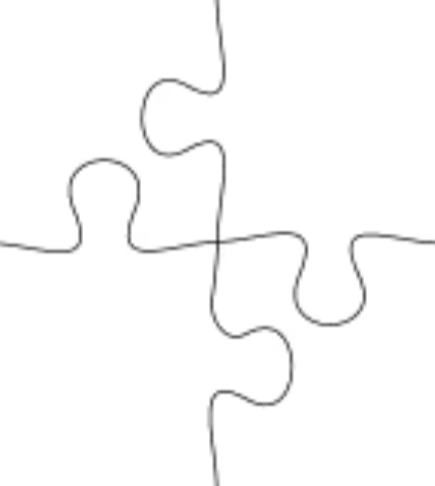
#> input picture media/puzzles/jigsaw/j4.png, 435 x 486 px
$ python -i puzzle_solver.py   (imports and definitions only)
#> lines starting #> are read from the running program, lines starting #| are printed output that depends on the picture; after the words box and inside, x2 and y2 are one past the last pixel; in counts of white or black regions, pixels touching at a corner belong together
#> further down, picture is the input picture: shape (486, 435, 3); min 46, max 255, mean 251.2
#> (reads configs/config.json from the repository)
### src/robot_control.py
'''
turns the moves computed by puzzle_solver.process_frame() (translation/rotation
per piece, in rectified-image pixel coordinates) into URScript pick/place
sequences and runs them via the Gripper black boxes.

pixel -> robot-frame XY now comes from the affine matrix fitted in
calibrate_static.py (configs/config.json's "pixel_to_robot_affine"), not
from hand-measured table geometry. See calibrate_static.py for how that
matrix is produced.
'''

import json
import os
import sys
sys.path.insert(0, os.path.dirname(os.path.dirname(os.path.abspath(__file__))))

from const import *

import numpy as np
import cv2

from rtde_receive import RTDEReceiveInterface

import time

import matplotlib.pyplot as plt

from configs.robot import (
    PICK_Z_M,
    PLACE_Z_M,
    SAFE_Z_M,
    TOOL_ORIENTATION_RV,
    JOINT_LIMITS_RAD
)

from const import CONFIG_PATH, SIMULATION, ROBOT_MESSAGE_TYPE
from gripper_api import Gripper
from robot_message_send import robot_message_send


# [63 lines left out: functions find_safe_wrist3, compose_rotation_rv, pixel_to_robot_xy, not called in this run]


def robot_delta_to_pixel_delta(dx_m, dy_m, affine):
    '''
    inverse of pixel_to_robot_xy, for a translation rather than a point:
    given a robot base-frame displacement (m), return the equivalent
    displacement in rectified pixels. Only the affine's 2x2 linear
    submatrix matters for a delta (its constant offset column only applies
    to absolute points) -- used by main.plot_moves to preview
    const.ASSEMBLY_OFFSET_M in the same pixel frame as the rest of the
    debug plot.
    '''
    linear = affine[:, :2]
    dpx, dpy = np.linalg.inv(linear) @ np.array([dx_m, dy_m])
    return float(dpx), float(dpy)


def _pose(x, y, z, rv=None):
    rx, ry, rz = rv if rv is not None else TOOL_ORIENTATION_RV
    return f"p[{x:.4f}, {y:.4f}, {z:.4f}, {rx:.4f}, {ry:.4f}, {rz:.4f}]"

# [154 lines left out: functions build_pick_place_script, execute_move, execute_moves, go_to_pose_camera_capture, go_to_pose_ready, wait_until_robot_stopped, not called in this run]

### media/puzzles/jigsaw/puzzle_solver.py
import json

import cv2
import numpy as np

import robot_control
from const import *

# ---------------------------------------------------------------------------
# Shared geometry helpers
# ---------------------------------------------------------------------------

def piece_orientation(cnt):
    '''
    determine a jigsaw piece's rotation, in [-pi, pi), from its minimum-area
    bounding rectangle rather than an inertia-tensor PCA axis (as used for
    the "wiggly" puzzle type -- see media/puzzles/wiggly/puzzle_solver.py's
    principal_angle). Standard jigsaw pieces are near-square with small
    tab/blank perturbations on each side; PCA on the mass distribution can
    be unstable for this shape family -- a tab on one side and a blank on
    the opposite side partially cancel in the inertia tensor, and a
    near-square piece doesn't have the strongly elongated principal axis
    PCA needs to be well-conditioned. minAreaRect instead fits directly to
    the piece's dominant square body, which stays stable regardless of
    where its tabs/blanks happen to be.

    cnt must be centroid-relative (mean-subtracted), matching the
    convention used everywhere else in this module.

    minAreaRect's angle is only defined mod 90 degrees (an axis-aligned
    square looks identical rotated by any multiple of 90). The correct one
    of the 4 candidate quadrant rotations is resolved by picking whichever
    one points the piece's single farthest-from-center point (almost
    always the tip of its most prominent tab) closest to +x. This is an
    arbitrary choice of "zero rotation" for a given piece shape, but a
    *reproducible* one -- which is all a reference_angle zero-point needs
    to be, since rotation_delta_rad is always a difference between two
    calls of this same function (see match_and_align).
    '''
    rect = cv2.minAreaRect(cnt.astype(np.float32))
    base_angle = np.deg2rad(rect[-1])
    candidates = [base_angle + k * (np.pi / 2) for k in range(4)]

    farthest = cnt[np.argmax(np.linalg.norm(cnt, axis=1))]
    farthest_angle = np.arctan2(farthest[1], farthest[0])

    def ang_diff(a, b):
        return abs((a - b + np.pi) % (2 * np.pi) - np.pi)

    best = min(candidates, key=lambda c: ang_diff(farthest_angle, c))
    return (best + np.pi) % (2 * np.pi) - np.pi


def classify_piece_edges(cnt, flat_thresh_ratio=0.06):
    '''
    classify each of a piece's 4 sides -- in minAreaRect box-corner order
    -- as "tab" (bulges outward past the piece's dominant square body),
    "blank" (notches inward), or "flat" (an unmodified outer
    puzzle-boundary edge, no interlock). This is the genuinely
    jigsaw-specific signature: unlike a generic wiggly region, a real
    jigsaw piece's identity is defined by which of its 4 sides interlock
    and how, not just its overall silhouette.

    Every contour point is assigned to whichever side's outward-normal
    direction (from the box center) its own angular position is closest
    to -- a robust partition into 4 "pie slices" that works even for the
    large, round tabs typical of real jigsaw pieces (a linear projection
    onto each side's segment, windowed by position along it, was tried
    first and broke down here: a big tab's points can satisfy a
    neighboring side's window too, without a proximity/angle check to
    keep them separated).

    flat_thresh_ratio: how far (relative to the box's average side length)
    a side's contour must bulge/notch to count as a tab/blank rather than
    noise/flat. Tune up if flat edges are being misread as shallow
    tabs/blanks; down if real tabs/blanks aren't being detected.

    Returns a list of 4 strings; edges[i] is the side between
    cv2.boxPoints(cv2.minAreaRect(cnt))[i] and [(i + 1) % 4].
    '''
    rect = cv2.minAreaRect(cnt.astype(np.float32))
    box_center = np.array(rect[0], dtype=np.float64)
    box = cv2.boxPoints(rect).astype(np.float64)
    side_len = np.mean([np.linalg.norm(box[(i + 1) % 4] - box[i]) for i in range(4)])
    thresh = flat_thresh_ratio * side_len

    def ang_diff(a, b):
        return np.abs((a - b + np.pi) % (2 * np.pi) - np.pi)

    normals = []
    for i in range(4):
        p0, p1 = box[i], box[(i + 1) % 4]
        edge_dir = (p1 - p0) / np.linalg.norm(p1 - p0)
        normal = np.array([-edge_dir[1], edge_dir[0]])
        if np.dot(normal, (p0 + p1) / 2 - box_center) < 0:
            normal = -normal  # make sure it actually points away from the box center
        normals.append(normal)
    normal_angles = np.array([np.arctan2(n[1], n[0]) for n in normals])

    rel_to_center = cnt - box_center
    point_angles = np.arctan2(rel_to_center[:, 1], rel_to_center[:, 0])
    owner = np.argmin([ang_diff(point_angles, na) for na in normal_angles], axis=0)

    edges = []
    for i in range(4):
        pts = cnt[owner == i]
        if len(pts) == 0:
            edges.append("flat")
            continue

        p0 = box[i]
        d = (pts - p0) @ normals[i]
        max_out = d.max()
        max_in = -d.min()

        if max_out > thresh and max_out >= max_in:
            edges.append("tab")
        elif max_in > thresh:
            edges.append("blank")
        else:
            edges.append("flat")

    return edges


def contour_of_mask(mask):
    '''
    return the largest external contour found in a binary mask, as an
    (N, 2) float array. Uses CHAIN_APPROX_NONE (every boundary pixel), not
    CHAIN_APPROX_SIMPLE -- classify_piece_edges needs actual point density
    along flat/straight runs to detect them; CHAIN_APPROX_SIMPLE compresses
    a straight edge down to just its 2 endpoints, which starves flat sides
    of data while curvy tab/blank sides stay dense, and was misreading
    every flat edge as a tab/blank.
    '''
    contours, _ = cv2.findContours(mask, cv2.RETR_EXTERNAL, cv2.CHAIN_APPROX_NONE)
    cnt = max(contours, key=cv2.contourArea)
    return cnt.reshape(-1, 2).astype(np.float64)


def warp(image, config_path=CONFIG_PATH):
    '''apply the one-time calibration perspective transform + crop.'''
#> called with config_path = 'configs/config.json'
    with open(config_path) as f:
        config = json.load(f)
    M = np.array(config["M"], dtype=np.float64)
    output_size = tuple(config["output_size"])
    # borderValue=white: any area outside the source image after warping
    # (e.g. source smaller than output_size) must read as background, not
    # black, or it gets misread as a giant extra piece downstream.
    return cv2.warpPerspective(image, M, output_size, borderValue=(255, 255, 255))
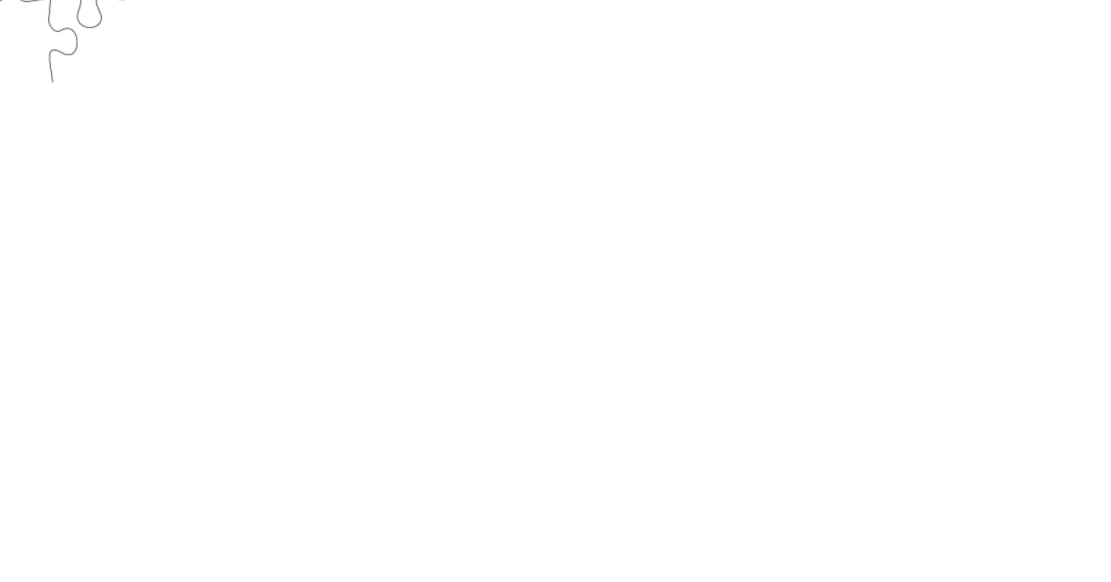
#> returned value: shape (1744, 3332, 3) (shown at 1/3 size); min 96, max 255, mean 254.9


# ---------------------------------------------------------------------------
# Live-capture pipeline: pieces are solid black blobs on a white table
# ---------------------------------------------------------------------------

# [52 lines left out: functions clean, detect_blobs, not called in this run]


# ---------------------------------------------------------------------------
# Solution-key pipeline: answer key is a line drawing; pieces are the
# regions enclosed by the curves, not filled blobs.
# ---------------------------------------------------------------------------

def extract_regions(image, min_area=5000, line_threshold=200, close_iters=1):
    '''
    segment a line-drawing puzzle image into its enclosed regions (pieces).

    line_threshold: gray value below which a pixel is considered part of a
    boundary curve (curves are dark strokes on a white background).
    close_iters: dilation passes applied to the line mask to bridge small
    gaps in hand-drawn/sketchy curves so every region is fully enclosed.
    Increase if regions are bleeding into each other (check num_labels
    against your expected piece count); decrease if regions are being
    over-split by noise.
    '''
#> called with min_area = 5000, line_threshold = 200, close_iters = 1
    gray = cv2.cvtColor(image, cv2.COLOR_BGR2GRAY) if image.ndim == 3 else image

    _, line_mask = cv2.threshold(gray, line_threshold, 255, cv2.THRESH_BINARY_INV)
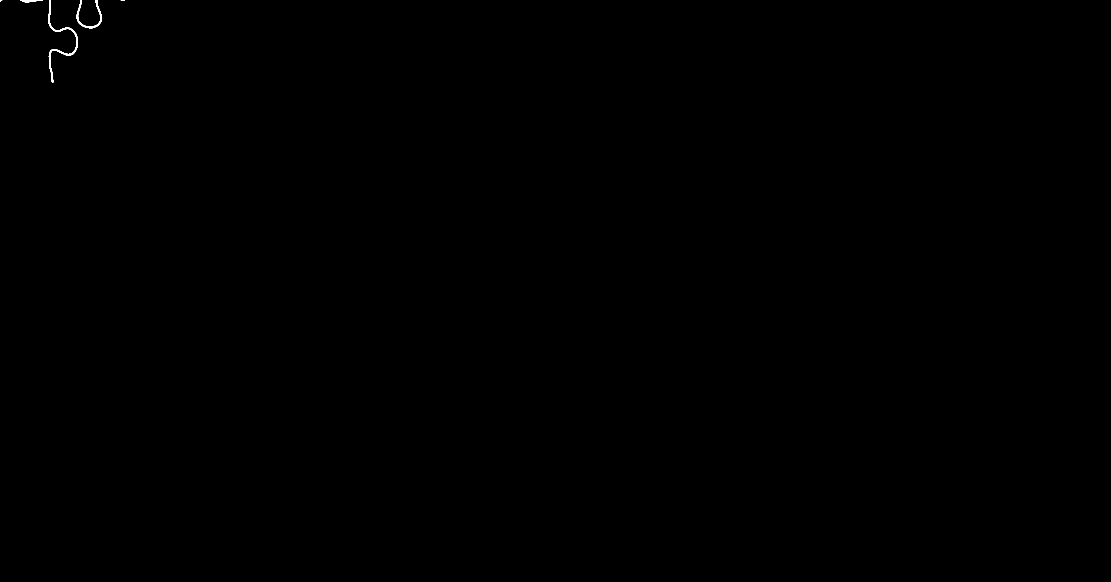
#> line_mask: shape (1744, 3332) (shown at 1/3 size); 0.05% white; 5 white regions (1 under 20 px), largest, box (x1, y1, x2, y2) and area: (144, 0, 233, 247) 1780, (230, 0, 306, 85) 978, (61, 0, 129, 7) 236, (0, 0, 7, 5) 20
    if close_iters > 0:
        kernel = np.ones((3, 3), np.uint8)
        line_mask = cv2.dilate(line_mask, kernel, iterations=close_iters)
#> line_mask: shape (1744, 3332); 0.08% white; 5 white regions, box (x1, y1, x2, y2) and area: (143, 0, 234, 248) 2736, (229, 0, 307, 86) 1503, (60, 0, 130, 8) 346, (0, 0, 8, 6) 33, (361, 0, 376, 2) 30

    region_mask = cv2.bitwise_not(line_mask)
    num_labels, labels, stats, centroids = cv2.connectedComponentsWithStats(region_mask, connectivity=4)
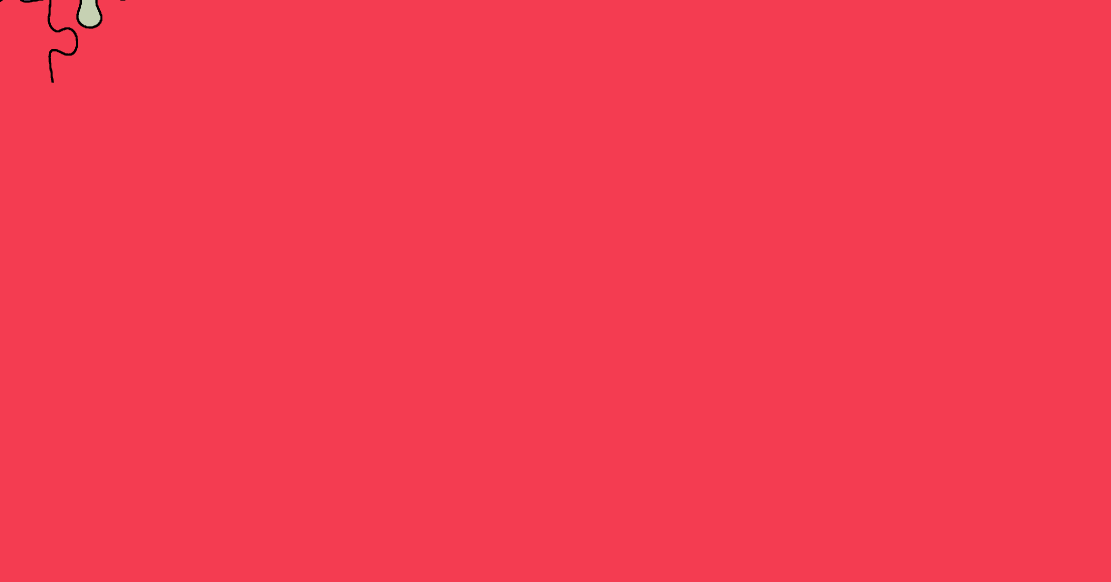
#> labels: shape (1744, 3332) int32 (shown at 1/3 size); 4 distinct labels, from 0 to 3; one colour per label, 0 black
#> num_labels = 4; stats = [[0, 0, 376, 248, 4648], [0, 0, 3332, 1744, 5802327], [72, 0, 19, 1, 19], [236, 0, 65, 79, 4014]]; centroids = [[199.9, 89.49], [1667.6, 872.7], [81, 0], [267.1, 40.06]]

    regions = []
    for label in range(1, num_labels):
        area = int(stats[label, cv2.CC_STAT_AREA])
        if area < min_area:
            continue  # discard slivers / the outer background region if it leaks out

        cx, cy = centroids[label]
        region_binary = np.where(labels == label, 255, 0).astype(np.uint8)
        cnt = contour_of_mask(region_binary)
        cnt_centered = cnt - [cx, cy]

        regions.append({
            "centroid": [round(float(cx), 2), round(float(cy), 2)],
            "area": area,
            "contour": cnt_centered,
            "edge_types": classify_piece_edges(cnt_centered),
        })
#> this loop made 3 passes
#> (area, cx, cy, rect in classify_piece_edges, side_len in classify_piece_edges, thresh in classify_piece_edges) on pass 1: (5802327, 1667.6, 872.7, ((-2.15, -1.2), (1743, 3331), -90), 2537, 152.2)
#> area on pass 3: 4014
#> after the loop, regions = 1 item

    return regions


def fit_scale_and_offset(src_size, area_px):
    '''
    uniform, aspect-preserving scale + offset that centers a src_size=(w, h)
    frame inside area_px=(x0, y0, x1, y1). returns (scale, (offset_x,
    offset_y)) such that mapped_point = original_point * scale + offset.

    uniform scale (same factor on x and y) is required so that angles --
    piece_orientation/matchShapes -- aren't distorted; an independent x/y
    scale would stretch piece shapes.
    '''
    src_w, src_h = src_size
    x0, y0, x1, y1 = area_px
    area_w, area_h = x1 - x0, y1 - y0

    scale = min(area_w / src_w, area_h / src_h)
    offset_x = x0 + (area_w - src_w * scale) / 2
    offset_y = y0 + (area_h - src_h * scale) / 2
    return scale, (offset_x, offset_y)


def puzzle_size_m_to_area_px(size_m, origin_px, affine):
    '''
    convert the assembled puzzle's real physical size (const.PUZZLE_SOLVED_SIZE_M)
    into a pixel-space area_px box (x0, y0, x1, y1) anchored at origin_px,
    using the calibration's real scale (robot_control.robot_delta_to_pixel_delta)
    -- gives an accurately-scaled fit target instead of the coarser
    SCATTER_AREA_PX-footprint approximation.
    '''
    width_m, height_m = size_m
    ox, oy = origin_px
    wx, wy = robot_control.robot_delta_to_pixel_delta(width_m, 0.0, affine)
    hx, hy = robot_control.robot_delta_to_pixel_delta(0.0, height_m, affine)
    w_px = float(np.hypot(wx, wy))
    h_px = float(np.hypot(hx, hy))
    return (ox, oy, ox + w_px, oy + h_px)


def build_solution_key(image, config_path=CONFIG_PATH, output_path=SOLUTION_KEY_PATH,
                        min_area=5000, apply_calibration=True, area_px=SCATTER_AREA_PX,
                        puzzle_size_m=PUZZLE_SOLVED_SIZE_M):
    '''
    process an answer-key photo into solution_key.json: one entry per
    piece, with its target centroid (where it belongs), reference contour
    (its shape in solved orientation), reference angle (its "solved"
    rotation, used as the zero-point for rotation deltas later, see
    piece_orientation), and its tab/blank/flat edge signature (see
    classify_piece_edges).

    apply_calibration: set False if the answer key was captured/generated
    independently of the robot's calibrated camera frame (e.g. a rendered
    template rather than a live photo of the physical table) and doesn't
    need the perspective warp. If True, it's run through the same warp()
    used on live captures so coordinates line up with robot-frame targets.

    area_px: rectangle (const.SCATTER_AREA_PX), in the same rectified pixel
    frame current_centroid lives in. The solved layout is fit into this
    footprint's origin (top-left corner) -- not a separate assembly
    rectangle -- because the physical assembly area is the *same shape*,
    just moved by const.ASSEMBLY_OFFSET_M (robot-frame meters, applied in
    robot_control.py); the camera never calibrates the assembly area
    directly.

    puzzle_size_m: real physical (width_m, height_m) of the assembled
    puzzle (const.PUZZLE_SOLVED_SIZE_M). When given and config_path has a
    "pixel_to_robot_affine", this replaces area_px's *size* (keeping its
    origin) with an accurately-scaled box via puzzle_size_m_to_area_px --
    otherwise falls back to area_px's own size as a coarser approximation.

    Either way, every target_centroid/reference_contour is rescaled+shifted
    (see fit_scale_and_offset) from the template image's own pixel frame
    into the resulting footprint, so translation = target_centroid -
    current_centroid is computed within one consistent frame instead of
    comparing two unrelated pixel spaces.
    '''
    with open(config_path) as f:
        config = json.load(f)

    frame = warp(image, config_path) if apply_calibration else image
    regions = extract_regions(frame, min_area=min_area)
#> regions = 1 item

    if not regions:
        raise ValueError("No enclosed regions found — check line_threshold/close_iters against this image.")

    affine = np.array(config["pixel_to_robot_affine"], dtype=np.float64) if "pixel_to_robot_affine" in config else None

    if puzzle_size_m is not None:
        if affine is not None:
            area_px = puzzle_size_m_to_area_px(puzzle_size_m, area_px[:2], affine)
        else:
            print(f"build_solution_key: no pixel_to_robot_affine in {config_path}, "
                  "falling back to area_px's own size instead of puzzle_size_m")

    src_h, src_w = frame.shape[:2]
#> src_h = 1744; src_w = 3332
    scale, (offset_x, offset_y) = fit_scale_and_offset((src_w, src_h), area_px)
#> scale = 0.504; offset_x = 327.1; offset_y = 0

    pieces = []
    for i, region in enumerate(regions):
        cx, cy = region["centroid"]
        pieces.append({
            "id": i,
            "target_centroid": [round(cx * scale + offset_x, 2), round(cy * scale + offset_y, 2)],
            # centroid-relative, so only the scale applies (no offset)
            "reference_contour": (region["contour"] * scale).tolist(),
            "reference_angle": round(float(piece_orientation(region["contour"])), 4),
            "edge_types": region["edge_types"],
            "area": round(region["area"] * scale ** 2, 2),
        })
#> this loop made 1 pass
#> (cx, cy, rect in piece_orientation, base_angle in piece_orientation, candidates in piece_orientation, farthest in piece_orientation, farthest_angle in piece_orientation, best in piece_orientation) on pass 1: (1667.7, 872.7, ((-2.15, -1.2), (1743, 3331), -90), -1.57, [-1.57, 0, 1.57, 3.14], [-1667.6, 870.3], 2.66, 3.14)
#> after the loop, pieces = 1 item

    with open(output_path, "w") as f:
        json.dump({"pieces": pieces}, f, indent=4)

    return pieces


# [96 lines left out: functions load_solution, match_and_align, process_frame, not called in this run]


# [15 lines not run here, left out]

>>> import cv2
>>> picture = cv2.imread('j4.png')
>>> result = build_solution_key(picture)
#> result = 1 item
